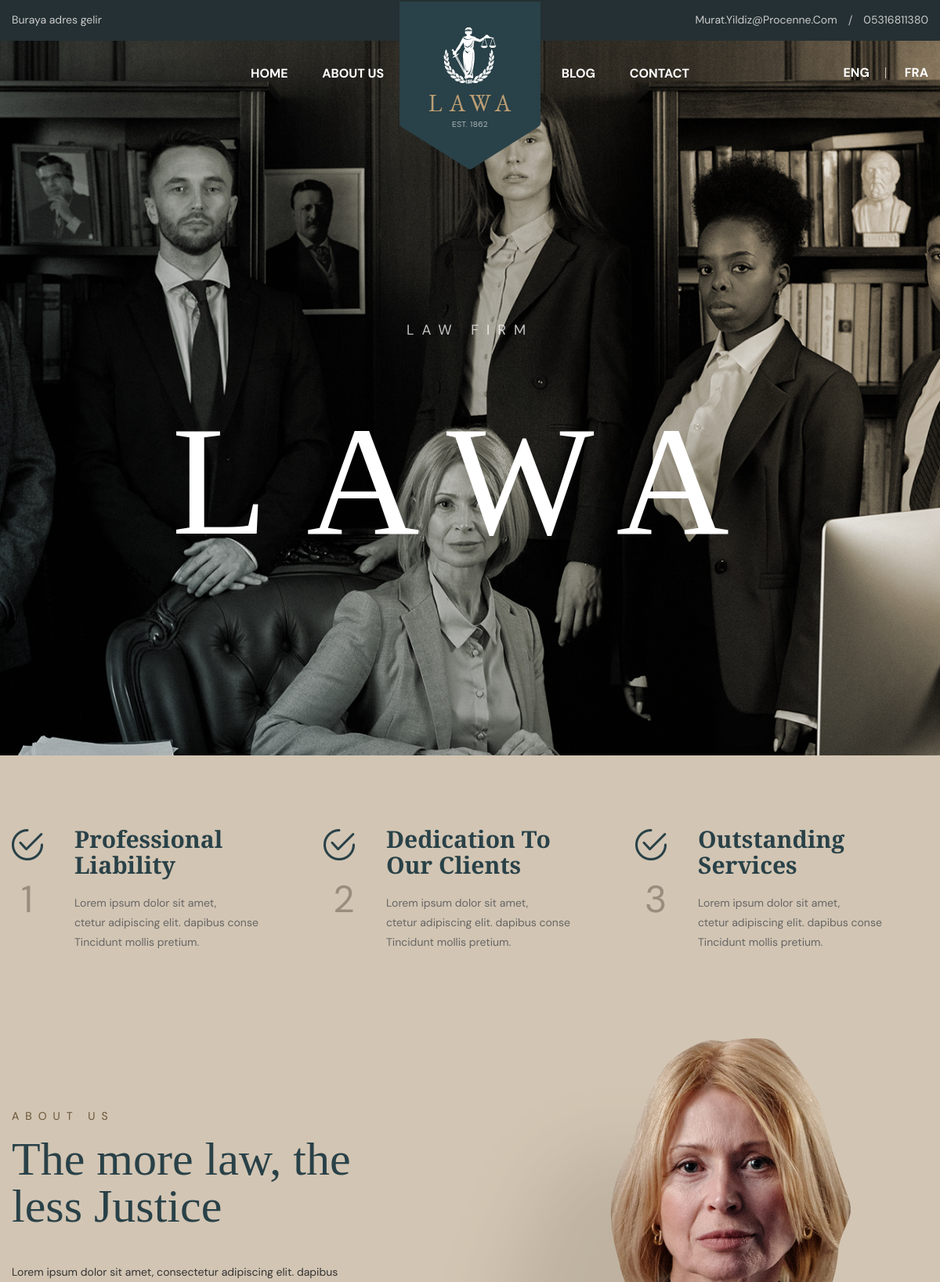
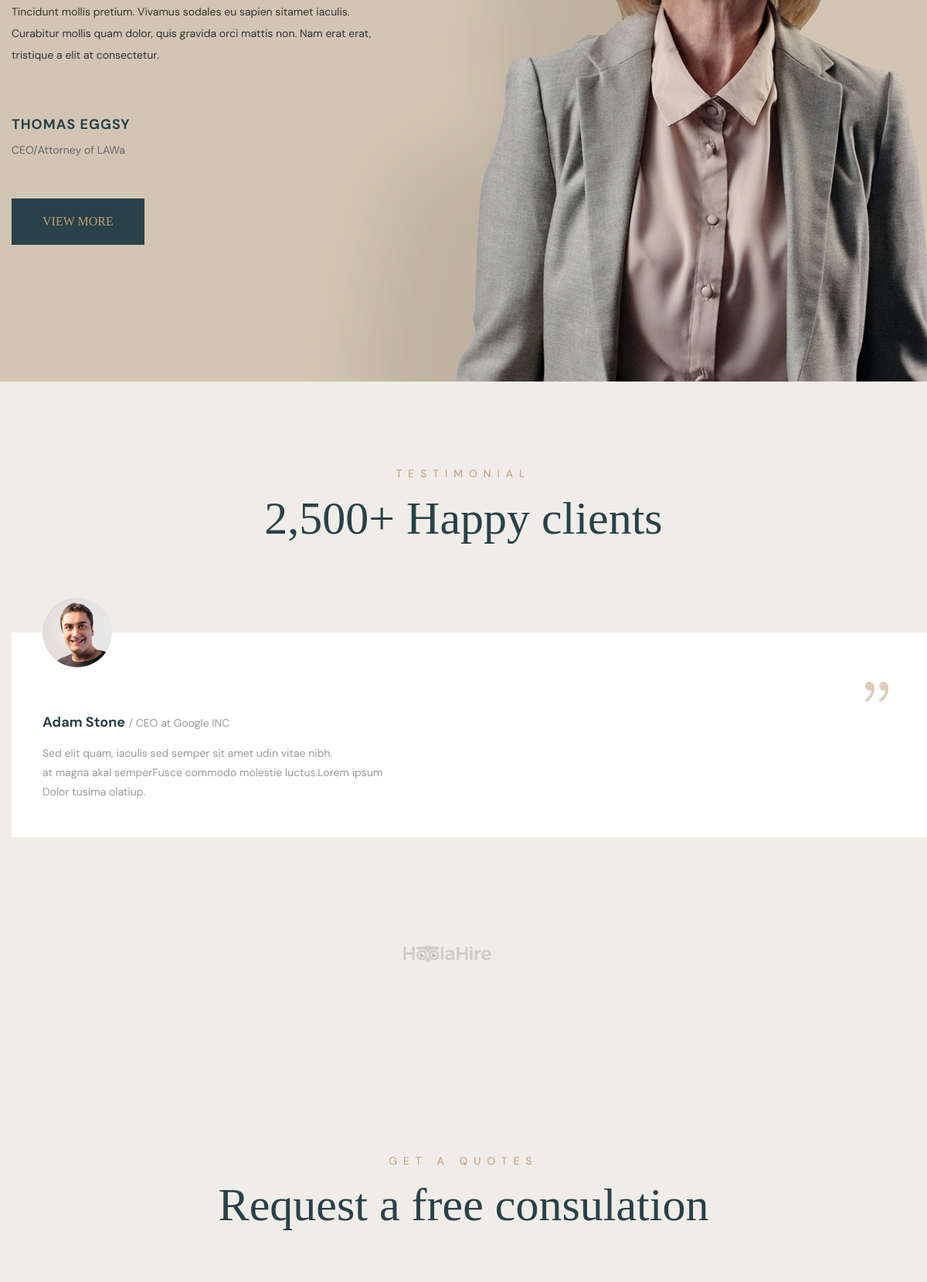
The page /about/ (upper part) on the database its author committed (2 pictures, top to bottom).
### app/models.py (models this page shows, shortened)
class BannerContactInfo(models.Model):
    address = models.CharField(max_length=255, verbose_name="Adres")
    email = models.EmailField(max_length=255, verbose_name="E-Mail")
    phone_number = models.CharField(max_length=20, verbose_name="Telefon")
    twitter_url = models.URLField(max_length=200, verbose_name="Twitter URL", blank=True, null=True)
    linkedin_url = models.URLField(max_length=200, verbose_name="LinkedIn URL", blank=True, null=True)

### app/views.py (the view)
# urls.py: path('about/', views.about, name='about'),
def about(request):
    Banner_All = BannerContactInfo.objects.all()
    FooterSocialMedya_All = FooterSocialMedya.objects.all()
    return render(request, 'about.html', {'Banner_All': Banner_All, 'FooterSocialMedya_All': FooterSocialMedya_All})

### app/templates/about.html (shortened to what this page needs)
<!DOCTYPE html>
<html lang="en-US">
    {% load static %}
    {% include 'pieces/head.html' %}
<body>
<div class="page-wrapper">
    {% include 'pieces/navbar.html' %}
    <section class="page-title-section" style="background-image: url('{% static "images/background/2.jpg" %}')">
		<div class="auto-container">
			<div class="content-boxed">
				<div class="title">Law Firm</div>
				<h1>lawa</h1>
			</div>
		</div>
	</section>
    <section class="about-section">
		<div class="auto-container">
			<div class="upper-section">
				<div class="row clearfix">
					<div class="about-block col-lg-4 col-md-6 col-sm-12">
						<div class="inner-box wow fadeInLeft" data-wow-delay="0ms" data-wow-duration="1500ms">
							<div class="number">1</div>
							<div class="icon flaticon-checked"></div>
							<h3><a href="service-detail.html">Professional <br> Liability</a></h3>
							<div class="text">Lorem ipsum dolor sit amet, <br> ctetur adipiscing elit. dapibus conse Tincidunt mollis pretium.</div>
						</div>
					</div>
					<div class="about-block col-lg-4 col-md-6 col-sm-12">
						<div class="inner-box wow fadeInUp" data-wow-delay="0ms" data-wow-duration="1500ms">
							<div class="number">2</div>
							<div class="icon flaticon-checked"></div>
							<h3><a href="service-detail.html">Dedication To <br> Our Clients</a></h3>
							<div class="text">Lorem ipsum dolor sit amet, <br> ctetur adipiscing elit. dapibus conse Tincidunt mollis pretium.</div>
						</div>
					</div>
					<div class="about-block col-lg-4 col-md-6 col-sm-12">
						<div class="inner-box wow fadeInRight" data-wow-delay="0ms" data-wow-duration="1500ms">
							<div class="number">3</div>
							<div class="icon flaticon-checked"></div>
							<h3><a href="service-detail.html">Outstanding <br> Services</a></h3>
							<div class="text">Lorem ipsum dolor sit amet, <br> ctetur adipiscing elit. dapibus conse Tincidunt mollis pretium.</div>
						</div>
					</div>
				</div>
			</div>
			<div class="lower-section">
				<div class="row clearfix">
					<div class="content-column col-lg-6 col-sm-12 col-sm-12">
						<div class="inner-column">
							<div class="sec-title">
								<div class="title">about us</div>
								<h2>The more law, the <br> less Justice</h2>
							</div>
							<div class="text">Lorem ipsum dolor sit amet, consectetur adipiscing elit. dapibus <br> Tincidunt mollis pretium. Vivamus sodales eu sapien sitamet iaculis. <br> Curabitur mollis quam dolor, quis gravida orci mattis non. Nam erat erat, <br> tristique a elit at consectetur.</div>
							<h6>Thomas Eggsy</h6>
							<div class="designation">CEO/Attorney of LAWa</div>
							<a href="about.html" class="theme-btn btn-style-one"><span class="txt">view more</span></a>
						</div>
					</div>
					<div class="image-column col-lg-6 col-sm-12 col-sm-12">
						<div class="inner-column wow slideInRight" data-wow-delay="0ms" data-wow-duration="1500ms">
							<div class="image">
								<img src="{% static 'images/resource/about.png' %}" alt="" />
							</div>
						</div>
					</div>
				</div>
			</div>
		</div>
	</section>
    <section class="testimonial-section">
		<div class="auto-container">
			<div class="sec-title centered">
				<div class="title">testimonial</div>
				<h2>2,500+ Happy clients</h2>
			</div>
			<div class="testimonial-carousel">
				<div class="swiper-wrapper">
					<div class="swiper-slide">
						<div class="testimonial-block">
							<div class="inner-box">
								<div class="content">
									<div class="author-image">
										<img src="{% static 'images/resource/author-1.jpg' %}" alt="" />
									</div>
									<div class="quote-icon icon_quotations"></div>
									<div class="author">Adam Stone <span>/ CEO at Google INC</span></div>
									<div class="text">Sed elit quam, iaculis sed semper sit amet udin vitae nibh. <br> at magna akal semperFusce commodo molestie luctus.Lorem ipsum <br> Dolor tusima olatiup.</div>
								</div>
							</div>
						</div>
					</div>
					<div class="swiper-slide">
						<div class="testimonial-block">
							<div class="inner-box">
							</div>
						</div>
					</div>
				</div>
			</div>
		</div>
	</section>
    <section class="clients-section">
        <div class="auto-container">
            <div class="sponsors-outer">
                <div class="sponsors-carousel">
					<div class="swiper-wrapper">
						<div class="swiper-slide"><figure class="image-box"><a href="about.html"><img src="{% static 'images/clients/1.png' %}" alt=""></a></figure></div>
					</div>
                </div>
            </div>
        </div>
    </section>
	{% include 'pieces/Consulation.html' %}
</div>
</body>
</html>

### app/templates/pieces/navbar.html (shortened to what this page needs)
{% load static %}
		<header class="main-header">
			{% for contact in Banner_All %}
			<div class="header-top">
				<div class="auto-container">
					<div class="inner-container clearfix">
						<div class="top-left pull-left">
							<div class="text">{{ contact.address }}</div>
						</div>
						<div class="top-right pull-right">
							<ul class="info-list">
								<li><a href="mailto:contact@lawa.com">{{ contact.email }}</a></li>
								<li><a href="tel:+003-5684-24-24-23">{{ contact.phone_number }}</a></li>
							</ul>
						</div>
					</div>
				</div>
			</div>
			{% endfor %}
			<div class="header-upper">
				<div class="auto-container">
					<div class="clearfix">
						<div class="pull-left logo-box">
							<div class="logo"><a href="/"><img src="{% static 'images/logo.png' %}" alt="" title=""></a></div>
						</div>
						<div class="nav-outer clearfix">
							<nav class="main-menu navbar-expand-md">
								<div class="navbar-collapse show collapse clearfix" id="navbarSupportedContent">
									<ul class="navigation left-nav clearfix">
										<li><a href="/">Home</a></li>
										<li><a href="/about/">About Us</a></li>
									</ul>
									<ul class="navigation right-nav clearfix">
										<li><a href="/blog/">Blog</a></li>
										<li><a href="/contact">Contact</a></li>
									</ul>
								</div>
							</nav>
							{% for contact2 in Banner_All %}
							<ul class="social-box">
								<li>
									<a href="{{ contact2.twitter_url }}" target="_blank" rel="noopener noreferrer">
										<span class="icofont-twitter"></span>
									</a>
								</li>
								<li>
									<a href="{{ contact2.linkedin_url }}" target="_blank" rel="noopener noreferrer">
										<span class="icofont-linkedin"></span>
									</a>
								</li>
							</ul>
							{% endfor %}
							<div class="outer-box">
								<ul class="language-nav">
									<li><a href="#">Eng</a></li>
									<li><a href="#">Fra</a></li>
								</ul>
							</div>
						</div>
					</div>
				</div>
			</div>
		</header>

### rows shown on the page
BannerContactInfo: address "Buraya adres gelir", email "Murat.yildiz@procenne.com", phone_number "05316811380"
